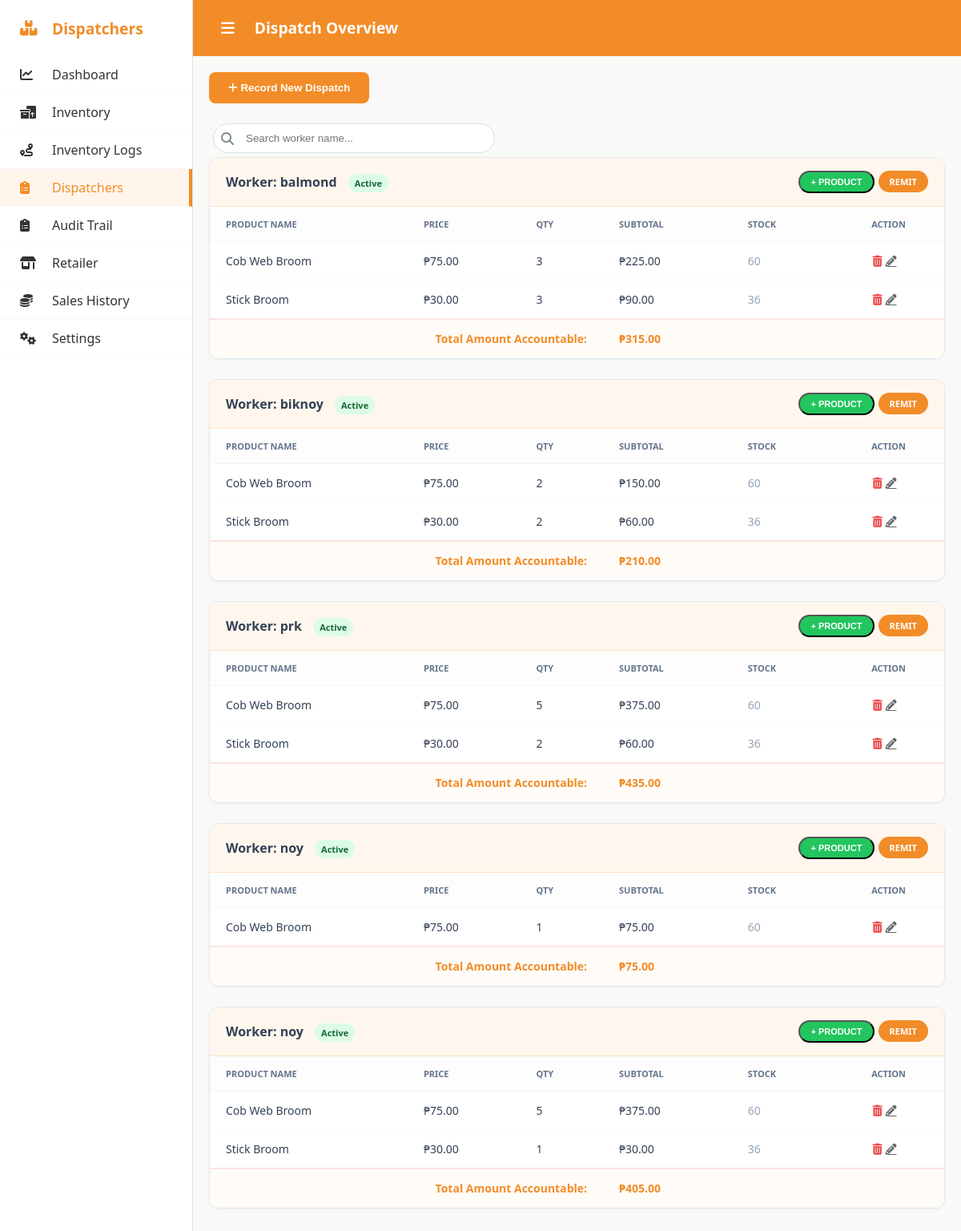
Screenshot of /dispatchers.php with the database file from the repository.
### tables this page shows
CREATE TABLE `dispatch_items` (
  `id` int(11) NOT NULL,
  `session_id` int(11) NOT NULL,
  `product_id` int(11) NOT NULL,
  `qty_taken` int(11) NOT NULL,
  `qty_sold` int(11) DEFAULT 0,
  `price_at_time` decimal(10,2) DEFAULT NULL,
  `qty_returned` int(11) DEFAULT 0
);

CREATE TABLE `products` (
  `id` int(11) NOT NULL,
  `category` varchar(100) NOT NULL,
  `product_name` varchar(255) NOT NULL,
  `variation` varchar(100) DEFAULT 'Standard',
  `description` text DEFAULT NULL,
  `wholesale_price` decimal(10,2) NOT NULL DEFAULT 0.00,
  `retail_price` decimal(10,2) NOT NULL DEFAULT 0.00,
  `quantity` int(11) NOT NULL DEFAULT 0,
  `max_quantity` int(11) NOT NULL DEFAULT 100,
  `image_path` varchar(255) DEFAULT 'default-product.png',
  `created_at` timestamp NOT NULL DEFAULT current_timestamp()
);

CREATE TABLE `dispatch_sessions` (
  `id` int(11) NOT NULL,
  `worker_name` varchar(255) NOT NULL,
  `product_id` int(11) DEFAULT NULL,
  `status` enum('Active','Completed') DEFAULT 'Active',
  `date_today` date DEFAULT NULL,
  `created_at` timestamp NOT NULL DEFAULT current_timestamp(),
  `total_collected` decimal(10,2) DEFAULT 0.00
);

### function/dispatchControler.php (called while the page is built, shortened)
<?php
class DispatchController {
    private PDO $pdo;
    public function __construct(PDO $pdo) {
        $this->pdo = $pdo;
    }
    public function getActiveDispatches(): array {
        $stmt = $this->pdo->query(
            "SELECT ds.id AS session_id, ds.worker_name, ds.date_today, ds.status,
                    di.id AS di_id, di.product_id, di.qty_taken, di.price_at_time,
                    p.product_name, p.quantity AS inventory_qty
                FROM dispatch_sessions ds
                JOIN dispatch_items di ON di.session_id = ds.id
                JOIN products p ON p.id = di.product_id
                WHERE ds.status = 'Active'
                ORDER BY ds.date_today DESC, ds.id, di.id"
        );
        $items = $stmt->fetchAll(PDO::FETCH_ASSOC);
        $grouped = [];
        foreach ($items as $row) {
            $sid = $row['session_id'];
            if (!isset($grouped[$sid])) {
                $grouped[$sid] = [
                    'info' => ['name' => $row['worker_name'], 'date_today' => $row['date_today'], 'status' => $row['status']],
                    'items' => []
                ];
            }
            $grouped[$sid]['items'][] = $row;
        }
        return $grouped;
    }
}

### dispatchers.php (the view, shortened to what this page needs)
<?php
require_once "auth/conn.php";
require_once "function/dispatchControler.php";
$dispatchManager = new DispatchController($pdo);
$grouped_data = $dispatchManager->getActiveDispatches();
?>
<!DOCTYPE html>
<!DOCTYPE html>
<html lang="en">
<head>
    <link rel="stylesheet" href="https://cdnjs.cloudflare.com/ajax/libs/font-awesome/6.4.0/css/all.min.css">
    <link rel="stylesheet" href="assets/css/disptcher.css">
</head>
<body>
<div class="container">
    <aside class="sidebar">
        <div class="sidebar-header"><i class="fa-solid fa-boxes-stacked"></i> <span>Dispatchers</span></div>
            <nav style="flex-grow: 1;">
                <a href="index.php" class="nav-item"><i class="fa-solid fa-chart-line"></i> <span>Dashboard</span></a>
                <a href="inventory.php" class="nav-item "><i class="fa-solid fa-boxes-packing"></i> <span>Inventory</span></a>
                <a href="inventory_logs.php" class="nav-item "><i class="fa-solid fa-route"></i> <span>Inventory Logs</span></a>
                <a href="dispatchers.php" class="nav-item active"><i class="fa-solid fa-clipboard-list"></i> <span>Dispatchers</span></a>
                <a href="audit_trail.php" class="nav-item"><i class="fa-solid fa-clipboard-list"></i> <span>Audit Trail</span></a>
                <a href="retailer.php" class="nav-item "><i class="fa-solid fa-shop"></i> <span>Retailer</span></a>
               <a href="sales.php" class="nav-item "><i class="fa-solid fa-coins"></i> <span>Sales History</span></a>
                <a href="settings.php" class="nav-item"><i class="fa-solid fa-gears"></i> <span>Settings</span></a>
            </nav>
    </aside>
    <main class="main-content">
        <header class="header">
                <div class="header-left">
                    <button id="sidebarToggle" class="hamburger-btn"><i class="fa-solid fa-bars"></i></button>
                    <h1 style="white-space: nowrap; margin-right: 20px;">Dispatch Overview</h1>
                </div>
        </header>
        <section class="content-area" style="padding: 20px;">
            <button class="btn-open" onclick="toggleModal('dispatchModal', true)" style="background: var(--primary); color: white; border: none; padding: 12px 24px; border-radius: 8px; font-weight: 600; cursor: pointer; margin-bottom: 20px;">
                <i class="fa-solid fa-plus"></i> Record New Dispatch
            </button>
            <div class="search-container">
                <i class="fa-solid fa-magnifying-glass"></i>
                <input type="text" id="inventorySearch" placeholder="Search worker name...">
            </div>
            <?php foreach($grouped_data as $sid => $data): ?>
            <div class="worker-group">
                <div class="worker-header">
                    <div>
                        <span style="color: var(--text); font-weight: 700;">Worker: <?= htmlspecialchars($data['info']['name']) ?></span>
                        <span class="status-badge" style="margin-left:10px;">Active</span>
                    </div>
                    <div>
                        <button onclick='openAddProductModal(<?= $sid ?>, <?= json_encode(array_column($data['items'], "product_name")) ?>)' class="action-pill" style="background: #22c55e; color: white;">+ PRODUCT</button>
                        <a href="function/afternoon_remit.php?id=<?= $sid ?>" class="action-pill" style="background: var(--primary); color:white;">REMIT</a>
                    </div>
                </div>
                <table class="main-table">
                    <thead>
                        <tr>
                            <th>Product Name</th>
                            <th>Price</th>
                            <th>Qty</th>
                            <th>Subtotal</th>
                            <th>Stock</th>
                            <th style="text-align: center;">Action</th>
                        </tr>
                    </thead>
                    <tbody>
                        <?php
                        $grand_total = 0;
                        foreach($data['items'] as $item):
                            $subtotal = $item['price_at_time'] * $item['qty_taken'];
                            $grand_total += $subtotal;
                        ?>
                        <tr>
                            <td><?= htmlspecialchars($item['product_name']) ?></td>
                            <td>₱<?= number_format($item['price_at_time'], 2) ?></td>
                            <td><?= $item['qty_taken'] ?></td>
                            <td>₱<?= number_format($subtotal, 2) ?></td>
                            <td style="color:#94a3b8;"><?= $item['inventory_qty'] ?></td>
                            <td style="text-align: center;">
                                <a href="function/delete_item.php?id=<?= $item['di_id'] ?>" onclick="return confirm('Remove product?')" style="color: #ef4444;"><i class="fa-solid fa-trash-can"></i></a>
                                <a href="function/edit_despatch.php?id=<?= $item['di_id'] ?>" class="fa-solid fa-pencil" style="color:#666; margin-right:10px; cursor:pointer;"></a>
                            </td>
                        </tr>
                        <?php endforeach; ?>
                        <tr class="total-row">
                            <td colspan="3" style="text-align: right;">Total Amount Accountable:</td>
                            <td colspan="3">₱<?= number_format($grand_total, 2) ?></td>
                        </tr>
                    </tbody>
                </table>
            </div>
            <?php endforeach; ?>
        </section>
    </main>
</div>
</body>
</html>

### assets/css/disptcher.css (style rules this page uses)
body { margin: 0; padding: 0; font-family: 'Segoe UI', Tahoma, Geneva, Verdana, sans-serif; background-color: #f9f9f7; color: #333; overflow-x: hidden; }
.container { display: flex; min-height: 100vh; }
.sidebar { width: 240px; background-color: #ffffff; border-right: 1px solid #e0e0e0; display: flex; flex-direction: column; transition: width 0.4s cubic-bezier(0.4, 0, 0.2, 1); overflow: hidden; white-space: nowrap; flex-shrink: 0; }
.sidebar-header { height: 70px; padding: 0 25px; font-size: 1.2rem; font-weight: bold; color: #f28c28; display: flex; align-items: center; position: relative; }
nav { flex: 1; }
.nav-item { padding: 15px 25px; display: flex; align-items: center; cursor: pointer; border-bottom: 1px solid #f9f9f9; font-weight: 500; color: #555; transition: background 0.3s ease, color 0.3s ease; position: relative; text-decoration: none; color: inherit; }
.nav-item.active { background-color: #fff5eb; color: #f28c28; border-right: 4px solid #f28c28; }
.sidebar span { position: absolute; left: 65px; opacity: 1; visibility: visible; transition: opacity 0.3s ease, transform 0.3s ease; transform: translateX(0); }
.main-content { flex: 1; padding: 0; min-width: 0; }
.header { background-color: #f28c28; height: 70px; padding: 0 30px; display: flex; justify-content: space-between; align-items: center; box-sizing: border-box; }
.header-left { display: flex; align-items: center; gap: 20px; }
.header h1 { color: white; margin: 0; font-size: 1.2rem; }
.hamburger-btn { background: none; border: none; color: white; font-size: 1.2rem; cursor: pointer; padding: 5px; display: flex; align-items: center; transition: transform 0.2s ease; }
table { width: 100%; border-collapse: collapse; }
th { text-align: left; color: #888; font-size: 0.8rem; padding-bottom: 10px; }
td { padding: 12px 0; border-bottom: 1px solid #eee; }
:root { --primary: #f28c28; --primary-hover: #e07b1a; --text: #334155; --bg-gray: #f8fafc; }
.worker-group { background: white; border: 1px solid #e2e8f0; border-radius: 12px; margin-bottom: 25px; overflow: hidden; box-shadow: 0 1px 3px rgba(0,0,0,0.05); }
.worker-header { background: #fff7ed; padding: 16px 20px; border-bottom: 1px solid #ffe4c4; display: flex; justify-content: space-between; align-items: center; }
.status-badge { font-size: 11px; padding: 4px 8px; border-radius: 20px; background: #dcfce7; color: #166534; font-weight: 600; }
.main-table { width: 100%; border-collapse: collapse; }
.main-table th { background: #fdfdfd; color: #64748b; font-size: 11px; padding: 14px 20px; border-bottom: 1px solid #f1f5f9; text-transform: uppercase; }
.main-table td { padding: 14px 20px; border-bottom: 1px solid #f8fafc; color: #334155; font-size: 14px; }
.total-row td { font-weight: 800; color: var(--primary) !important; background: #fffcf8; border-top: 2px solid #fee2e2; }
.action-pill { padding: 6px 14px; border-radius: 20px; font-size: 11px; font-weight: bold; cursor: pointer; text-decoration: none; transition: 0.2s; }
.search-container { position: relative;max-width: 300px;width: 100%; padding: 5px; margin-right: auto; }
.search-container i { position: absolute;left: 15px;top: 50%;transform: translateY(-50%); color: #7f8c8d; }
.search-container input { width: 100%;padding: 10px 10px 10px 40px;border: 1px solid #ddd;border-radius: 25px;outline: none;transition: 0.3s; }

### rows the page displays
dispatch_items: product.product_name "Cob Web Broom", price_at_time "75.00", qty_taken "3", subtotal "225.00", product.quantity "60"
dispatch_items: product.product_name "Stick Broom", price_at_time "30.00", qty_taken "3", subtotal "90.00", product.quantity "36"
dispatch_items: product.product_name "Cob Web Broom", price_at_time "75.00", qty_taken "2", subtotal "150.00", product.quantity "60"
dispatch_items: product.product_name "Stick Broom", price_at_time "30.00", qty_taken "2", subtotal "60.00", product.quantity "36"
dispatch_items: product.product_name "Cob Web Broom", price_at_time "75.00", qty_taken "5", subtotal "375.00", product.quantity "60"
dispatch_items: product.product_name "Stick Broom", price_at_time "30.00", qty_taken "2", subtotal "60.00", product.quantity "36"
dispatch_sessions: worker_name "noy"
dispatch_items: product.product_name "Cob Web Broom", price_at_time "75.00", qty_taken "1", product.quantity "60"
dispatch_items: product.product_name "Cob Web Broom", price_at_time "75.00", qty_taken "5", subtotal "375.00", product.quantity "60"
dispatch_items: product.product_name "Stick Broom", price_at_time "30.00", qty_taken "1", product.quantity "36"

### other values shown
$data['info']['name'] "balmond"
$grand_total "315.00"
$data['info']['name'] "biknoy"
$grand_total "210.00"
$data['info']['name'] "prk"
$grand_total "435.00"
$grand_total "75.00"
$data['info']['name'] "noy"
$grand_total "405.00"
